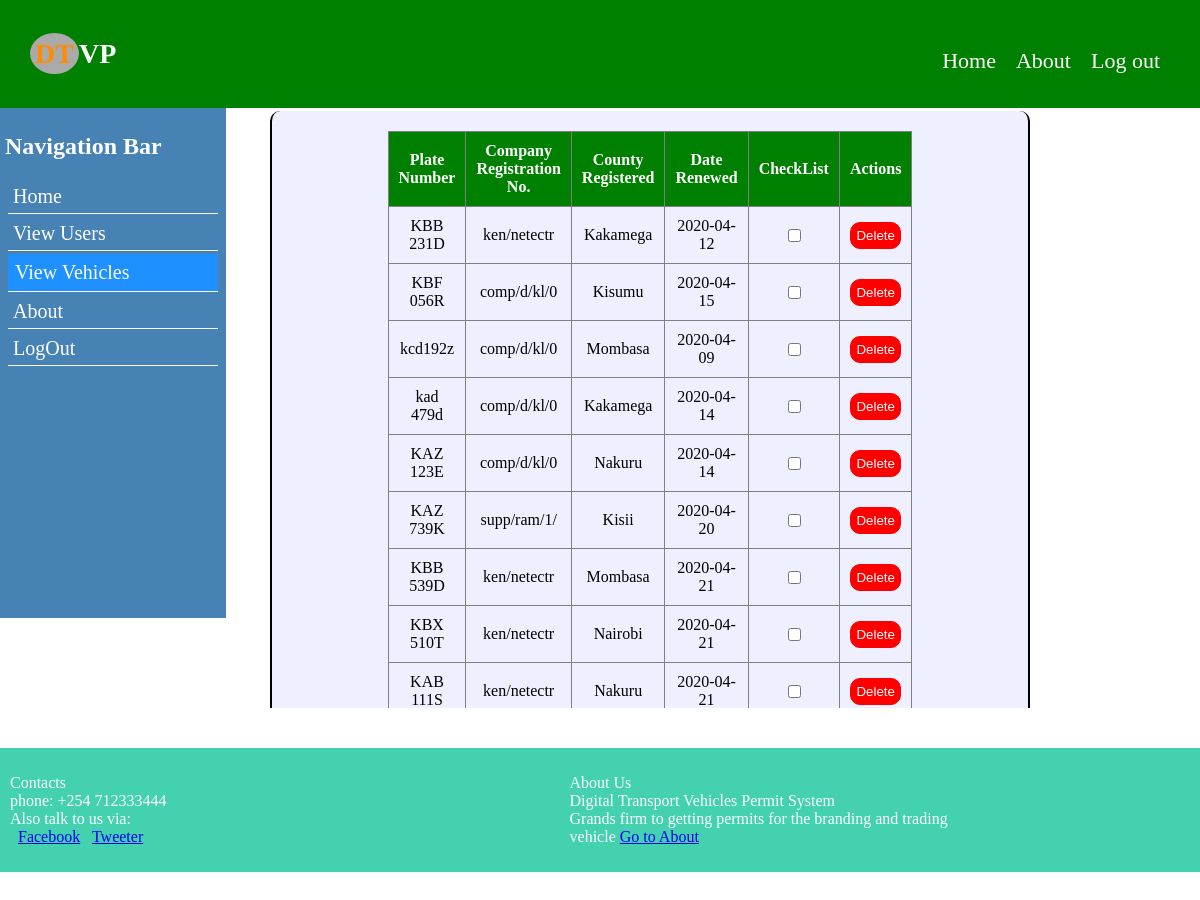
The app's page /admin/adm-veh.php (signed in) with its own data.
### tables this page shows
CREATE TABLE `vehicle_reg` (
  `v_id` int(11) NOT NULL,
  `comp_reg` varchar(11) NOT NULL,
  `plate_no` varchar(10) NOT NULL,
  `county` text NOT NULL,
  `status` varchar(50) NOT NULL,
  `date` date NOT NULL DEFAULT current_timestamp()
);

### admin/adm-veh.php (the view, shortened to what this page needs)
<?php
	include('adm-header.php');
?>
<div class="container">
	<div class="sidebar">
		<h2>Navigation Bar</h2>
		<li><a class="a" href="adm-home.php">Home</a></li>
		<li><a class="a" href="adm-users.php">View Users</a></li>
		<li><a class="a hightlight" href="adm-veh.php">View Vehicles</a></li>
		<li><a class="a" href="adm-about.php">About</a></li>
		<li><a class="a" href="adm-logout.php">LogOut</a></li>
	</div>
<?php
	$user = mysqli_query($con, "select * from vehicle_reg");
	$user_no = mysqli_num_rows($user);
	?>
	<div class="main" style="background-color: #eeefff; border-radius: 10px;">
		<table border="1">
			<tr>
				<th>Plate Number</th>
				<th>Company Registration No.</th>
				<th>County Registered</th>
				<th>Date Renewed</th>
				<th>CheckList</th>
				<th>Actions</th>
			</tr>
	<?php
	if ($user_no > 0) {
		while ($row = mysqli_fetch_assoc($user)) {
		?>
			<tr>
				<form action="" method="post">
					<td><?php echo $row['plate_no'] ?></td>
					<td><?php echo $row['comp_reg'] ?></td>
					<td><?php echo $row['county'] ?></td>
					<td><?php echo $row['date'] ?></td>
					<td><input type="checkbox" name="check" value="<?php echo $row['v_id'] ?>" required></td>
					<td><input type="submit" name="dtl" value="Delete" class="dtl"></td>
				</form>
			</tr>
		<?php
		}
	}
?>
		</table>
	</div>
</div>
<?php include('adm-footer.php'); ?>

### css/login.css (style rules this page uses)
body { padding: 0px; margin: 0px; }
.container { width: 90%; margin: 30px auto; text-align: center; padding: 10px; }

### css/mainstyle.css (style rules this page uses)
.main { width: 90%; margin: 20px auto; text-align: center; }
table { border-collapse: collapse; width: 60%; margin: 20px auto; }

### css/adm-style.css (style rules this page uses)
.container { margin: 0px; padding: 0px; position: relative; min-height: 600px; overflow-y: scroll; }
.sidebar { position: absolute; left: 0px; top: 0px; background-color: steelblue; width: 20%; padding:5px; min-height: 500px; text-align: justify; }
li { list-style: none; }
.a { color: white; border-bottom: 1px solid white; font-size: 20px; font-family: elephant; text-decoration: none; padding: 5px; display: block; margin: 3px; }
.hightlight { background-color: dodgerblue; padding: 7px; }
.main { position: absolute; top: -17px; left: 25%; width: 70%; border-left: 2px solid black; border-right: 2px solid black; min-height: 300px; }

### admin/adm-veh.php (style rules this page uses)
table { width: 90%; }
tr th { background-color: green; color: white; padding: 10px; }
tr td { padding: 10px; text-align: center; }
.dtl { background-color: red; color: white; border-radius: 10px; padding: 5px; border: 1px solid red; }

### admin/adm-footer.php (style rules this page uses)
h2 { color: white; }

### records on screen
vehicle_reg: plate_no "KBB 231D", comp_reg "ken/netectr", county "Kakamega", date "2020-04-12"
vehicle_reg: plate_no "KBF 056R", comp_reg "comp/d/kl/0", county "Kisumu", date "2020-04-15"
vehicle_reg: plate_no "kcd192z", comp_reg "comp/d/kl/0", county "Mombasa", date "2020-04-09"
vehicle_reg: plate_no "kad 479d", comp_reg "comp/d/kl/0", county "Kakamega", date "2020-04-14"
vehicle_reg: plate_no "KAZ 123E", comp_reg "comp/d/kl/0", county "Nakuru", date "2020-04-14"
vehicle_reg: plate_no "KAZ 739K", comp_reg "supp/ram/1/", county "Kisii", date "2020-04-20"
vehicle_reg: plate_no "KBB 539D", comp_reg "ken/netectr", county "Mombasa", date "2020-04-21"
vehicle_reg: plate_no "KBX 510T", comp_reg "ken/netectr", county "Nairobi", date "2020-04-21"
vehicle_reg: plate_no "KAB 111S", comp_reg "ken/netectr", county "Nakuru", date "2020-04-21"
